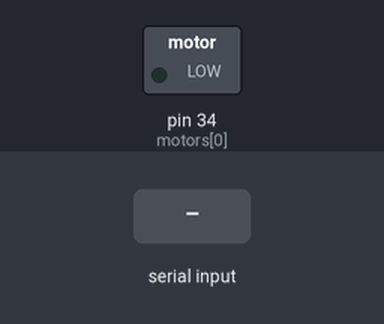
Simulated run of this sketch. Board: Arduino Mega 2560, built with avr-gcc and run on an emulated ATmega2560. On the bench: switched loads named in the sketch (green lamp = pin HIGH). Inputs (shaded band) come from the test bench.

Above: at 1.2 s.
1.3 s: "1\n" received over Serial
At 2.1 s:
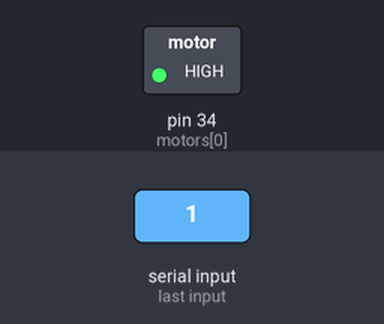
Timing chart, 0 to 4.3 s (numbered marks = the images above; inputs shaded):
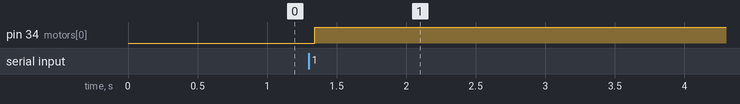

The sketch:

working_ledTest.ino
```cpp
const int numFaders = 16;
const int motorsOnboard = 16;
const int millisecs = 500;


//***********************Planned pins*******************
//int enable[numFaders] ={
//  38, 40, 42, 44, 46, 48, 50, 52,
//  39, 41, 43, 45, 47, 49, 51, 53 };
//
//
//int yellowPole[numFaders] = {
//   22, 24, 26, 28, 30, 32, 34, 36,
//   23, 25, 27, 29, 31, 33, 35, 37 };
//
//
//int whitePole[numFaders] = {
//   21, 20, 19, 18, 17, 16, 15, 14,
//   0,   1,  2,  3,  4,  5,  6,  7};

//********************Test Pins************************

//First is enable, second and third are motor terminals
const int pinsPer = 1;
int motors[numFaders] = {
  34, 32, 30, 28, 26, 24, 22, 2,  3, 4, 5, 6, 7, 8, 9, 10

};


void setup(){
  Serial.begin(9600);


  //Set each pin to output

  for(int j = 0; j < pinsPer; j++ ){
    //Serial.println(motors[i][j]);
    pinMode(motors[j], OUTPUT);

  }

  // Set the enable pins to HIGH

}

/*

 int,int,int,int,int,int,int,int,int,int,int,int,int,int,int,int,
 filereader on drop; read an image from esktop take the address
 take that src and create an img element, set source to be file's path
 take it and put it on canvas

 */

void loop(){
  //Up down Procedure
  if (Serial.available()>0){
    delay(40);
    for (int i = 0; i < motorsOnboard; i++ ){
      int thisValue= Serial.parseInt();
      if (thisValue == 1){
        digitalWrite(motors[i], HIGH);
      }
      else if (thisValue ==0){
        digitalWrite(motors[i], LOW);
      }
    }
    Serial.println();
    delay(40);
    while(Serial.available()>0){
      char trash = Serial.read();
    }
  }
}
```

Measured:
- after the input at 1.3 s, pin 34 (motors[0]): LOW → HIGH at once
